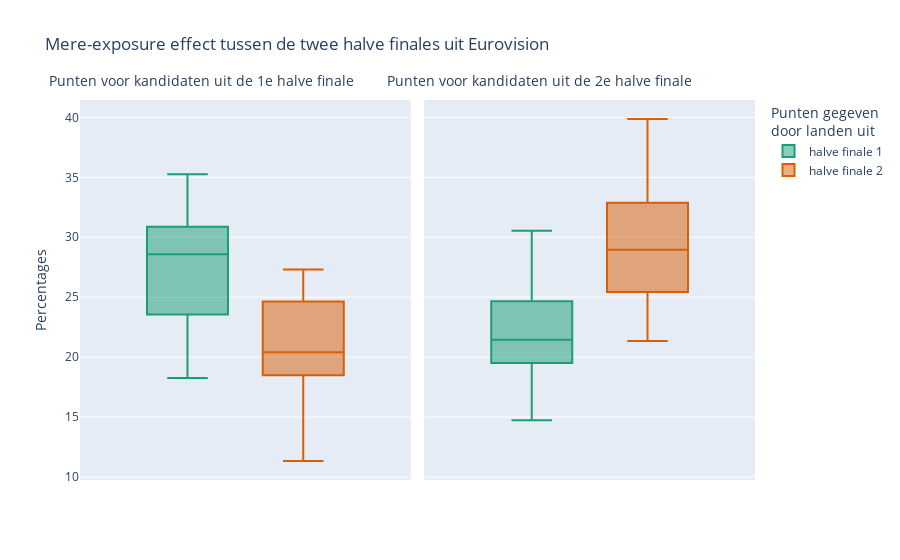

The cell this chart's notebook holds for it:
### Markdown cell above
Figuur 5 toont aan dat er meer punten toegekend worden aan landen met queer artiesten. Zes procent van alle deelnemers is openlijk queer, maar van alle winnaars is dit zestig procent. Hieruit blijkt dat er een positieve correlatie is tussen queerness van een artiest en het aantal stemmen dat dat land krijgt.

### Code cell
details = {'Year': [], 'Punten gegeven <br>door landen uit': [], 'to': [], 'Percentages':[]}

for i in range(1975, 2020):
    candidates_sf1 = eurovision_points_df[(eurovision_points_df['Year'] == i) & (eurovision_points_df['(semi-) final'] == 'sf1')]['From country']
    sf1 = list(set(candidates_sf1))

    candidates_sf2 = eurovision_points_df[(eurovision_points_df['Year'] == i) & (eurovision_points_df['(semi-) final'] == 'sf2')]['From country']
    sf2 = list(set(candidates_sf2))

    sf1_to_sf1 = eurovision_points_df[(eurovision_points_df['From country'].isin(sf1)) & (eurovision_points_df['To country'].isin(sf1)) & (eurovision_points_df['Year'] == i) & (eurovision_points_df['(semi-) final'] == 'f')]['Points']
    s11 = sf1_to_sf1.sum()

    sf1_to_sf2 = eurovision_points_df[(eurovision_points_df['From country'].isin(sf1)) & (eurovision_points_df['To country'].isin(sf2)) & (eurovision_points_df['Year'] == i) & (eurovision_points_df['(semi-) final'] == 'f')]['Points']
    s12 = sf1_to_sf2.sum()

    sf2_to_sf2 = eurovision_points_df[(eurovision_points_df['From country'].isin(sf2)) & (eurovision_points_df['To country'].isin(sf2)) & (eurovision_points_df['Year'] == i) & (eurovision_points_df['(semi-) final'] == 'f')]['Points']
    s22 = sf2_to_sf2.sum()

    sf2_to_sf1 = eurovision_points_df[(eurovision_points_df['From country'].isin(sf2)) & (eurovision_points_df['To country'].isin(sf1)) & (eurovision_points_df['Year'] == i) & (eurovision_points_df['(semi-) final'] == 'f')]['Points']
    s21 = sf2_to_sf1.sum()
    if (sum([s11,s12,s21,s22])) != 0:
        all_points = sum([s11,s12,s21,s22])
        percentages = [s11/all_points*100, s12/all_points*100, s21/all_points*100, s22/all_points*100]

        details['Year'] += [i, i, i, i]
        details['Punten gegeven <br>door landen uit'] += ['T', 'T', 'F', 'F']
        details['to'] += ['T', 'F', 'T', 'F']
        details['Percentages'] += percentages

 
# creating a Dataframe object
df = pd.DataFrame(details)

mere_exp_fig = px.box(df, y='Percentages', 
             color='Punten gegeven <br>door landen uit', 
             facet_col='to', 
             facet_col_wrap=2, 
             title = 'Mere-exposure effect tussen de twee halve finales uit Eurovision')

# Update the layout with new subplot titles
mere_exp_fig.update_traces(
    legendgroup='Punten gegeven door',
    name='halve finale 1',
    selector=dict(name='T'),
    marker=dict(color=color_blind_green)
)

mere_exp_fig.update_traces(
    legendgroup='Punten gegeven door',
    name='halve finale 2',
    selector=dict(name='F'),
    marker=dict(color=color_blind_red)
)
mere_exp_fig.update_layout(
    annotations=[
        dict(
            x=0.18,
            y=1.02,
            xref='paper',
            yref='paper',
            text='Punten voor kandidaten uit de 1e halve finale',
            showarrow=False,
            font=dict(size=14)
        ),
        dict(
            x=0.68,
            y=1.02,
            xref='paper',
            yref='paper',
            text='<br>Punten voor kandidaten uit de 2e halve finale',
            showarrow=False,
            font=dict(size=14)
        )
    ]
)

mere_exp_fig.show()

### Figure 1 — Plotly figure (JSON) as saved in the notebook; plotly's stock layout.template omitted (floating-point values rounded to 4 significant figures)
{"data": [{"alignmentgroup": "True", "hovertemplate": "Punten gegeven <br>door landen uit=T<br>to=T<br>Percentages=%{y}<extra></extra>", "legendgroup": "Punten gegeven door", "marker": {"color": "#1b9e77"}, "name": "halve finale 1", "notched": false, "offsetgroup": "T", "orientation": "v", "showlegend": true, "type": "box", "x0": " ", "xaxis": "x", "y": [29.27, 22.58, 27.9, 22.94, 27.05, 29.44, 31.73, 24.16, 30.05, 35.26, 31.72, 18.26], "y0": " ", "yaxis": "y"}, {"alignmentgroup": "True", "hovertemplate": "Punten gegeven <br>door landen uit=T<br>to=F<br>Percentages=%{y}<extra></extra>", "legendgroup": "Punten gegeven door", "marker": {"color": "#1b9e77"}, "name": "halve finale 1", "notched": false, "offsetgroup": "T", "orientation": "v", "showlegend": false, "type": "box", "x0": " ", "xaxis": "x2", "y": [19.57, 25.04, 23.39, 25.9, 22.95, 19.27, 19.62, 24.28, 19.95, 14.74, 19.45, 30.54], "y0": " ", "yaxis": "y2"}, {"alignmentgroup": "True", "hovertemplate": "Punten gegeven <br>door landen uit=F<br>to=T<br>Percentages=%{y}<extra></extra>", "legendgroup": "Punten gegeven door", "marker": {"color": "#d95f02"}, "name": "halve finale 2", "notched": false, "offsetgroup": "F", "orientation": "v", "showlegend": true, "type": "box", "x0": " ", "xaxis": "x", "y": [26.86, 19.99, 19.98, 17.8, 20.81, 24.71, 27.31, 19.15, 14.45, 24.55, 23.42, 11.33], "y0": " ", "yaxis": "y"}, {"alignmentgroup": "True", "hovertemplate": "Punten gegeven <br>door landen uit=F<br>to=F<br>Percentages=%{y}<extra></extra>", "legendgroup": "Punten gegeven door", "marker": {"color": "#d95f02"}, "name": "halve finale 2", "notched": false, "offsetgroup": "F", "orientation": "v", "showlegend": false, "type": "box", "x0": " ", "xaxis": "x2", "y": [24.3, 32.39, 28.74, 33.36, 29.19, 26.57, 21.34, 32.4, 35.55, 25.45, 25.42, 39.86], "y0": " ", "yaxis": "y2"}], "layout": {"annotations": [{"font": {"size": 14}, "showarrow": false, "text": "Punten voor kandidaten uit de 1e halve finale", "x": 0.18, "xanchor": "center", "xref": "paper", "y": 1.02, "yanchor": "bottom", "yref": "paper"}, {"font": {"size": 14}, "showarrow": false, "text": "<br>Punten voor kandidaten uit de 2e halve finale", "x": 0.68, "xanchor": "center", "xref": "paper", "y": 1.02, "yanchor": "bottom", "yref": "paper"}], "boxmode": "group", "legend": {"title": {"text": "Punten gegeven <br>door landen uit"}, "tracegroupgap": 0}, "title": {"text": "Mere-exposure effect tussen de twee halve finales uit Eurovision"}, "xaxis": {"anchor": "y", "domain": [0, 0.49]}, "xaxis2": {"anchor": "y2", "domain": [0.51, 1], "matches": "x"}, "yaxis": {"anchor": "x", "domain": [0, 1], "title": {"text": "Percentages"}}, "yaxis2": {"anchor": "x2", "domain": [0, 1], "matches": "y", "showticklabels": false}}}
